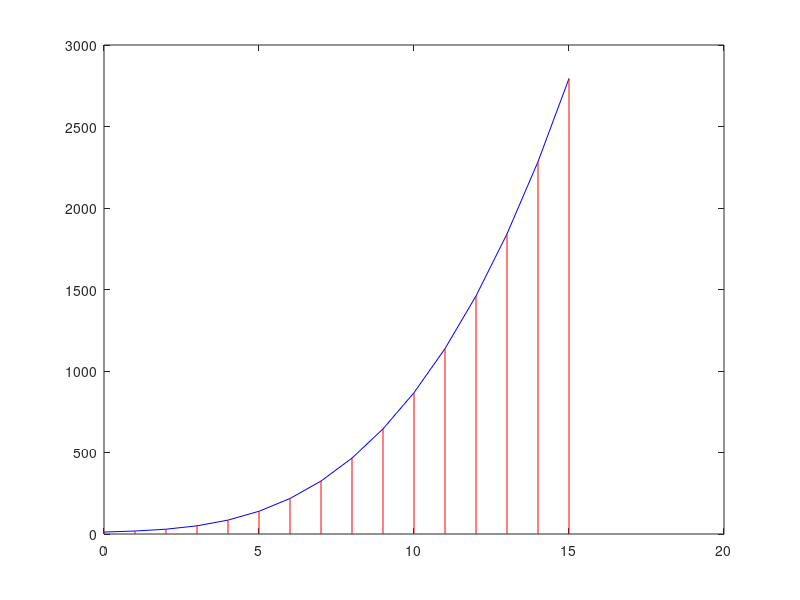

The MATLAB script that drew this image:
clear;

fx=inline("0.8*x^3+5.5*x+12");

a=0;
b=15;

function Prost(fx,n,a,b)
  p=(b-a)/n;
  s=0;
  for i=0:n-1
    s+=fx(a+p*i+p/2);
  endfor
  calka= p*s;
  fprintf("Calka dla n =%d wynosi: %f\n",n,calka);
endfunction

function Trap(fx,n,a,b)
  p=(b-a)/n;
  s=0;
  for i=1:n-1
    s+=fx(a+p*i);
  endfor
  s+=(fx(a)+fx(b))/2;
  calka= p*s;
  fprintf("Calka dla n =%d wynosi: %f\n",n,calka);
  
  
endfunction

fprintf("Metoda prostokatow\n");
Prost(fx,15,a,b);
Prost(fx,30,a,b);
Prost(fx,300,a,b);
fprintf("Metoda trapezow\n");
Trap(fx,15,a,b);
Trap(fx,30,a,b);
Trap(fx,300,a,b);

A=[0.8;0;5.5;12];
X=[0:15];

plot(X,polyval(A,X),'b');
K=polyval(A,X);
for i=1:16
   line([X(i) X(i)],[K(i) 0],"color","r");
endfor